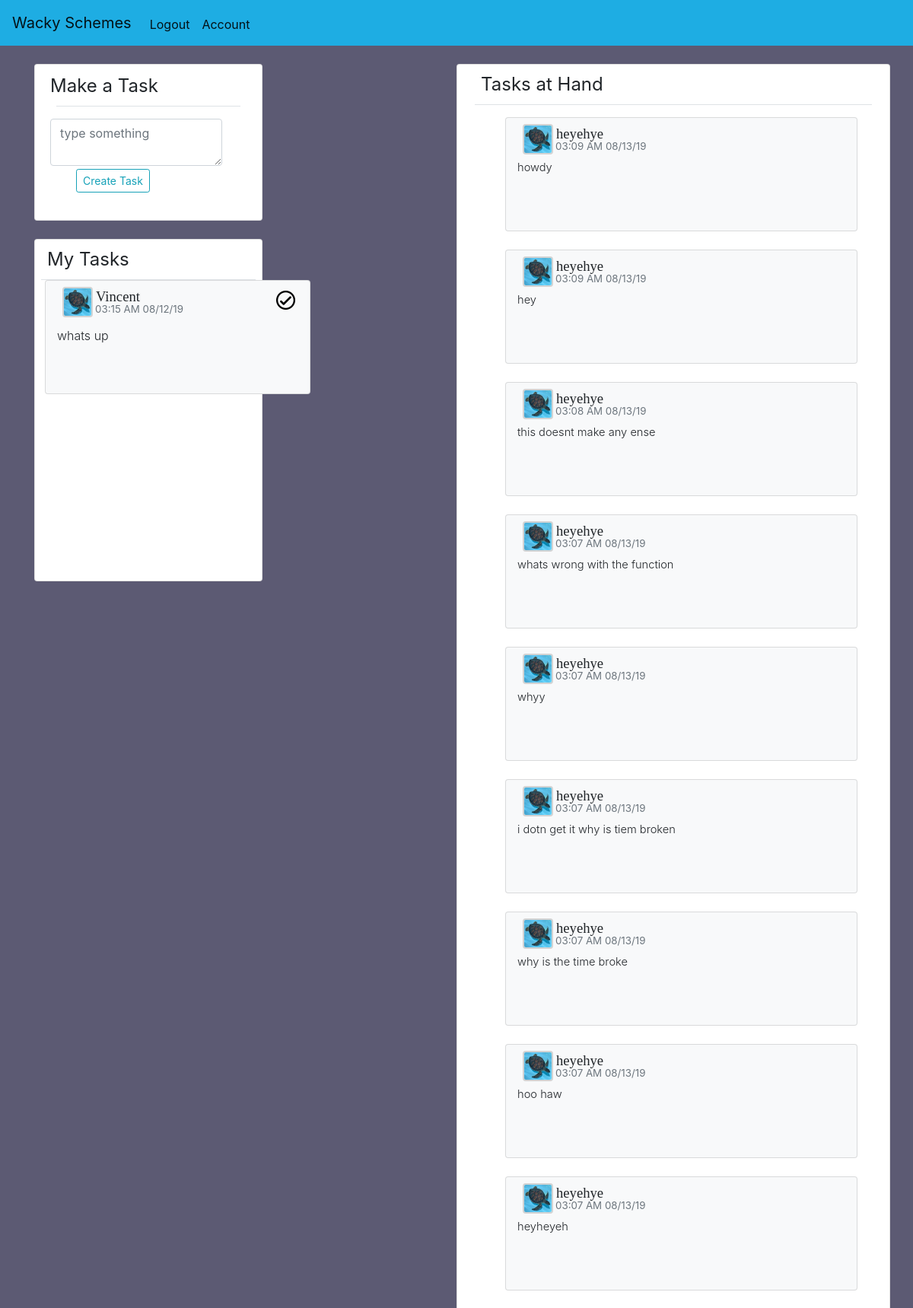
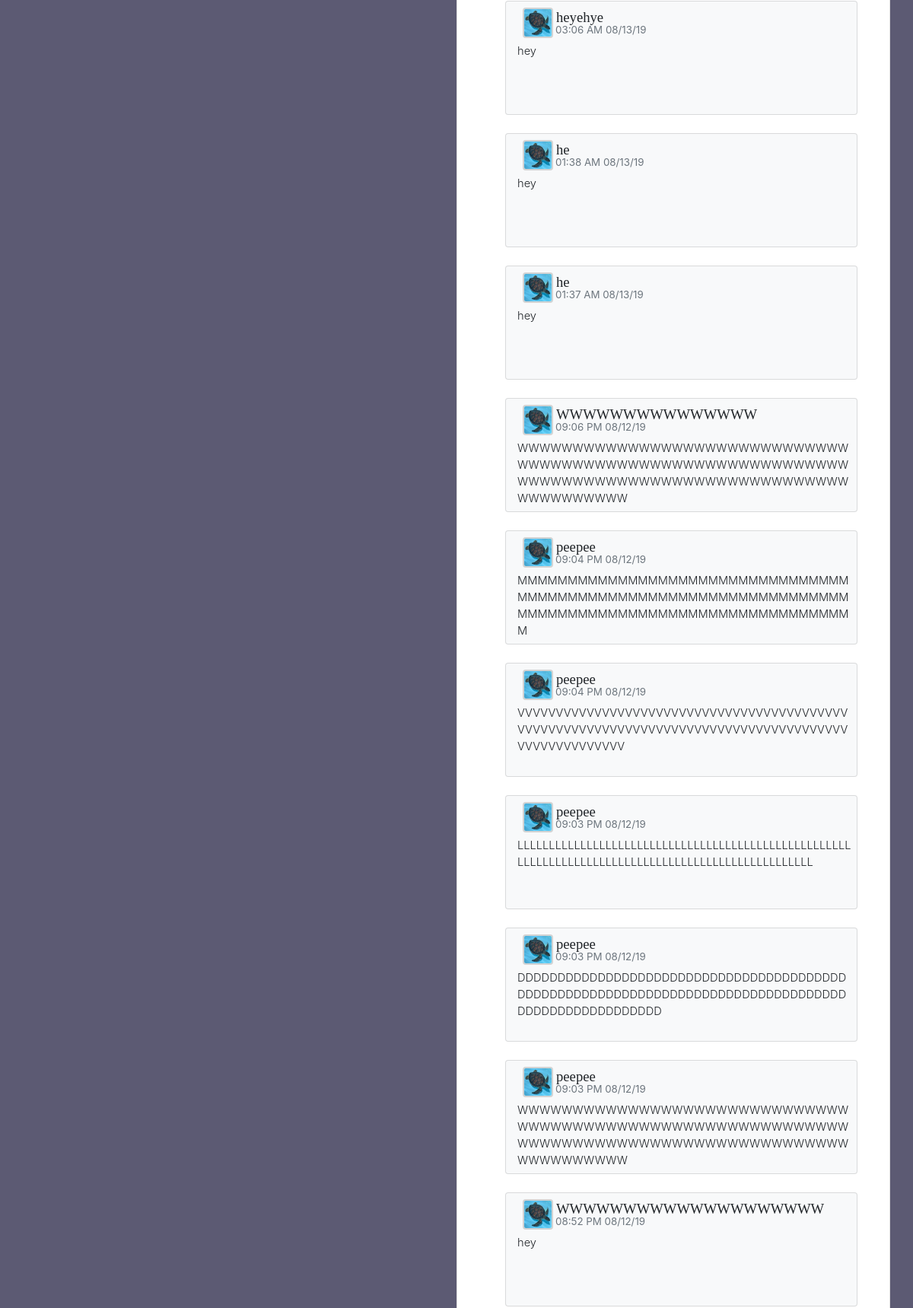
Screenshot of / (signed in, upper part) with the database file from the repository (2 pictures, top to bottom).
### mainapp/models.py (models this page shows, shortened)
class Post(db.Model):
    id = db.Column(db.Integer, primary_key=True)
    title = db.Column(db.String(100), nullable=False)
    content = db.Column(db.String(500), nullable=False)
    user_id = db.Column(db.Integer, db.ForeignKey('user.id'), nullable=False)
    date_posted = db.Column(db.DateTime, nullable=False, default=datetime.utcnow)
    comments = db.relationship('Comment', backref='comments', lazy=True)

class User(db.Model, UserMixin):
    id = db.Column(db.Integer, primary_key=True)
    username = db.Column(db.String(20), unique=True, nullable=False )
    email = db.Column(db.String(120), unique=True, nullable=False)
    password = db.Column(db.String(60), nullable=False)
    image_file = db.Column(db.String(20), nullable=False, default='dflt.jpg')
    posts = db.relationship('Post', backref='author', lazy=True)
    comments = db.relationship('Comment', backref='comment', lazy=True)

### mainapp/routes.py (the view, shortened to what this page needs)
@app.route('/', methods=['GET', 'POST'])
@login_required
def home():
    title = 'Hello'
    localtimes = []
    mytasklocaltimes = []
    if current_user.is_authenticated:
        title = 'Wacky Schemes'
        tasks=Post.query.filter(Post.user_id != current_user.id).all()
        mytasks = Post.query.filter_by(user_id=current_user.id).all()
    else:
        tasks = []
        mytasks=[]
    if tasks:
        for task in tasks:
            localtimes.append(datetime_from_utc_to_local(task.date_posted))
    if mytasks:
        for task in mytasks:
            mytasklocaltimes.append(datetime_from_utc_to_local(task.date_posted))
    comment = CommentForm()
    form = CreateTask()
    return render_template('home.html', title=title, account=current_user, tasks=tasks, mytasklocaltimes=mytasklocaltimes,mytasks=mytasks, form=form,comment=comment, localtimes=localtimes)

### mainapp/forms.py
class CommentForm(FlaskForm):
    content = StringField('Content', validators=[])
    submit = SubmitField('Post Comment')

class CreateTask(FlaskForm):
    title = TextAreaField('Title', validators=[DataRequired(), Length(max=100)])
    content = StringField('Content', validators=[])
    submit = SubmitField('Create Task')

### mainapp/models.py (called while the page is built)
@login_manager.user_loader
def load_user(user_id):
    return User.query.get(int(user_id))

### mainapp/routes.py (called while the page is built)
def datetime_from_utc_to_local(utc_datetime):
    now_timestamp = time.time()
    offset = datetime.fromtimestamp(now_timestamp) - datetime.utcfromtimestamp(now_timestamp)
    return utc_datetime + offset

### mainapp/templates/home.html (shortened to what this page needs)
{%extends 'layout.html'%}
{%block content%}
<div class="row">
    <div class="col-sm-1"></div>
  <div class="col-6 col-sm-3 position-fixed" style="z-index:99;">
    <div class="card card-body " style="margin-right:-30px;">
      <legend style="margin-top:-10px;">Make a Task</legend>
      <span class="border-bottom ml-2 mr-2 mb-3"></span>
    <div class="row">
    <ul style="list-style-type:none; display:flex; flex-direction: row;">
    <form class="" action="" method="post">
      <div class="row">
      <li class="font-weight-normal">
            {%if form.title.errors%}
            {{form.title(class="form-control form-control is-invalid", placeholder="type something")}}
            <div class="invalid-feedback">
              {%for error in form.title.errors%}
                <span>{{error}}</span>
              {%endfor%}
            {%else%}
          {{form.title(class="form-control", placeholder="type something", style="margin-left:-20px;background: inherit;")}}
          {%endif%}
        </li>
      <li class="ml-4 mt-1">
        {{form.submit(class="btn btn-sm btn-outline-info")}}
      </li>
    </div>
    </form>
    </ul>
    </div>
  </div>
  <div class="card mt-4" style="height:450px; margin-right:-30px;">
    <legend class="ml-3 mt-2">My Tasks</legend>
    <div class="mr-4" style="margin-left:-75px; margin-right:20px;">
      <ul id="accountposts"style="list-style-type:none; width:450px;height:350px;overflow-x:hidden;">
    {% if current_user.is_authenticated %}
    {%for task in mytasks | reverse %}
    {% if task.content == 'Completed' %}
    {% include 'mainpageaccountpost.html' %}
    {% endif %}
    {%endfor%}
    {% endif %}
  </ul>
  </div>
  </div>
</div>
  <div class="col-sm-5"></div>
  <div class="col-6 col-sm-6 card">
    <legend class="ml-3 mt-2">Tasks at Hand</legend>
    <span class="border-bottom ml-2 mr-2 mb-3"></span>
    <div class="mr-4" style="margin-left:-25;">
  {%for task in tasks | reverse %}
  {% if task.content != 'Completed' %}
  {% include 'singlepost.html' %}
  {% endif %}
  {%endfor%}
</div>
</div>
</div>
{%endblock content%}

### mainapp/templates/layout.html (shortened to what this page needs)
<!doctype html>
<html lang="en">
  <head>
    <link rel="stylesheet" href="https://maxcdn.bootstrapcdn.com/bootstrap/4.0.0/css/bootstrap.min.css">
  </head>
  <body>
  <nav class="sticky-top navbar navbar-expand-lg navbar-light" style="background-color:rgb(30, 173, 227)">
    <a class="navbar-brand" href="{{url_for('home')}}">Wacky Schemes</a>
    <div class="collapse navbar-collapse" id="navbarSupportedContent">
    <ul class="navbar-nav mr-auto mt-1">
      {% if current_user.is_authenticated %}
      <li class="nav-item active">
        <a class="nav-link navtext" href="{{url_for('logout')}}">Logout<span class="sr-only">(current)</span></a>
      </li>
      <li class="nav-item active">
        <a class="nav-link navtext" href="{{url_for('account', account_id=current_user.id)}}">Account<span class="sr-only">(current)</span></a>
      </li>
      {% endif %}
    <ul>
    </div>
  </nav>
    <div class="container mt-4">
      {%block content%}
      {%endblock %}
  </div>
  </body>
</html>

### mainapp/templates/mainpageaccountpost.html (shortened to what this page needs)
<li class="leftlist">
<div class="card ml-5 bg-light mb-4" id='tasksection{{task.id}}'style="width:85%; height:150px">
  <div class="hoohaw card-body" style="margin-left: -30px; margin-top:-7px;">
    <div class="float-right mr-4 mt-1">
    <span class=""style="position:absolute; ">
      <form class="" action="index.html" method="post">
      {% if account.id == current_user.id %}
      {% if task.content != "Completed" %}
    <a href="#" class='updatebutton ' id='button{{task.id}}' style="background: transparent;
  border: none !important; margin-top:-20px;"  task_id='{{task.id}}' name="button">
      <img style="width:25px; margin-top:-10px;" id='buttonimg{{task.id}}' src="{{url_for('static', filename='assets/check.png')}}">
    </a>
      {% else %}
      <a href="#" class='updatebutton ' id='button{{task.id}}' style="background: transparent;
    border: none !important; margin-top:-20px;"  task_id='{{task.id}}' name="button">
        <img style="width:25px; margin-top:-10px;" id='buttonimg{{task.id}}' src="{{url_for('static', filename='assets/x.png')}}">
      </a>
      {% endif %}
      {% endif %}
      </form>
    </span>
  </div>
    <div class="row ml-2" style="margin-top: -5px;">
      <img src="{{url_for('static', filename='pfps/'+task.author.image_file)}}" class="ml-4" style="border: 2px solid lightgrey; border-radius:10%; width:40px; height: 40px;" alt="">
      <h5 class="ml-1"><a style="font-size: 14pt;color:inherit; text-decoration:none; font-family: Calibri;"href="{{url_for('account', account_id=task.author.id)}}">{{task.author.username}}</a></h5>
      </div>
      <p class="text-muted float-left" style="font-size:10pt; margin-top:-20px; margin-left:75px; ">{{mytasklocaltimes[mytasks.index(task)].strftime('%I:%M %p %x')}}</p>
    <div class="row float-right ">
    </div>
    <div class="row float-left">
    <ul class=""style="margin-left:-10px; list-style-type:none; display:flex; flex-direction: row;">
      <li style="height:30px; width:330px;"class="font-weight-light">
        <p style="line-height:100%;" class="mr-2">
        <a href="{{url_for('post', post_id=task.id)}}" style="font-size:12pt; color:inherit; text-decoration:none;">
          {{task.title}}
        </a>
      </p>
      </li>
    </ul>
  </div>
  </div>
</div>
</li>

### mainapp/templates/singlepost.html
<div class="card ml-5 bg-light mb-4" id='tasksection{{task.id}}'style="width:90%; height:150px">
  <div class="card-body" style="margin-left: -30px; margin-top:-7px;">
    <div class="row ml-2" style="margin-top: -5px;">
      <img src="{{url_for('static', filename='pfps/'+task.author.image_file)}}" class="ml-4" style="border: 2px solid lightgrey; border-radius:10%; width:40px; height: 40px;" alt="">
      <h5 class="ml-1">
        <a style="font-size: 14pt;color:inherit; text-decoration:none; font-family: Calibri;"href="{{url_for('account', account_id=task.author.id)}}">{{task.author.username}}
        </a>
      </h5>
        </div>
        <p class="text-muted float-left" style="font-size:10pt; margin-top:-20px; margin-left:75px; ">{{localtimes[tasks.index(task)].strftime('%I:%M %p %x')}}</p>
    <div class="row float-left" style="margin-top:-10px;">
      <ul class=""style="margin-left:-10px; list-style-type:none; display:flex; flex-direction: row;">
        <li style="height:30px; width:440px;"class="font-weight-normal">
          <p style="font-size:11pt;" class="font-weight-light">
          <a href="{{url_for('post', post_id=task.id)}}" style="color:inherit; text-decoration:none;">
            {{task.title}}
          </a>
          </p>
        </li>
    </ul>
  </div>
  </div>
</div>

### mainapp/templates/layout.html (style rules this page uses)
body { background: rgba(92, 90, 115, 1); }

### mainapp/templates/home.html (style rules this page uses)
.card-body ul li { margin-left: 10px; }

### rows the page displays
Post: {{ task.id }} 1 (drawn), image_file (picture), author.username "Vincent", mytasklocaltimes "03:15 AM 08/12/19", title "whats up"
Post: image_file (picture), author.username "heyehye", localtimes "03:09 AM 08/13/19", title "howdy"
Post: image_file (picture), author.username "heyehye", localtimes "03:09 AM 08/13/19", title "hey"
Post: image_file (picture), author.username "heyehye", localtimes "03:08 AM 08/13/19", title "this doesnt make any ense"
Post: image_file (picture), author.username "heyehye", localtimes "03:07 AM 08/13/19", title "whats wrong with the function"
Post: image_file (picture), author.username "heyehye", localtimes "03:07 AM 08/13/19", title "whyy"
Post: image_file (picture), author.username "heyehye", localtimes "03:07 AM 08/13/19", title "i dotn get it why is tiem broken"
Post: image_file (picture), author.username "heyehye", localtimes "03:07 AM 08/13/19", title "why is the time broke"
Post: image_file (picture), author.username "heyehye", localtimes "03:07 AM 08/13/19", title "hoo haw"
Post: image_file (picture), author.username "heyehye", localtimes "03:07 AM 08/13/19", title "heyheyeh"
Post: image_file (picture), author.username "heyehye", localtimes "03:06 AM 08/13/19", title "hey"
Post: image_file (picture), author.username "he", localtimes "01:38 AM 08/13/19", title "hey"
Post: image_file (picture), author.username "he", localtimes "01:37 AM 08/13/19", title "hey"
Post: image_file (picture), author.username "WWWWWWWWWWWWWWW", localtimes "09:06 PM 08/12/19", title "WWWWWWWWWWWWWWWWWWWWWWWWWWWWWWWWWWWWWWWWWWWWWWWWWWWWWWWWWWWWWWWWWWWWWWWWWWWWWWWWWWWWWWWWWWWWWWWWWWWW"
Post: image_file (picture), author.username "peepee", localtimes "09:04 PM 08/12/19", title "MMMMMMMMMMMMMMMMMMMMMMMMMMMMMMMMMMMMMMMMMMMMMMMMMMMMMMMMMMMMMMMMMMMMMMMMMMMMMMMMMMMMMMMMMMMMMMMMMMMM"
Post: image_file (picture), author.username "peepee", localtimes "09:04 PM 08/12/19", title "VVVVVVVVVVVVVVVVVVVVVVVVVVVVVVVVVVVVVVVVVVVVVVVVVVVVVVVVVVVVVVVVVVVVVVVVVVVVVVVVVVVVVVVVVVVVVVVVVVVV"
Post: image_file (picture), author.username "peepee", localtimes "09:03 PM 08/12/19", title "LLLLLLLLLLLLLLLLLLLLLLLLLLLLLLLLLLLLLLLLLLLLLLLLLLLLLLLLLLLLLLLLLLLLLLLLLLLLLLLLLLLLLLLLLLLLLLLLLLLL"
Post: {{ task.id }} 15 (drawn), image_file (picture), author.username "peepee", localtimes "09:03 PM 08/12/19", title "DDDDDDDDDDDDDDDDDDDDDDDDDDDDDDDDDDDDDDDDDDDDDDDDDDDDDDDDDDDDDDDDDDDDDDDDDDDDDDDDDDDDDDDDDDDDDDDDDDDD"
Post: image_file (picture), author.username "peepee", localtimes "09:03 PM 08/12/19", title "WWWWWWWWWWWWWWWWWWWWWWWWWWWWWWWWWWWWWWWWWWWWWWWWWWWWWWWWWWWWWWWWWWWWWWWWWWWWWWWWWWWWWWWWWWWWWWWWWWWW"
Post: image_file (picture), author.username "WWWWWWWWWWWWWWWWWWWW", localtimes "08:52 PM 08/12/19", title "hey"
